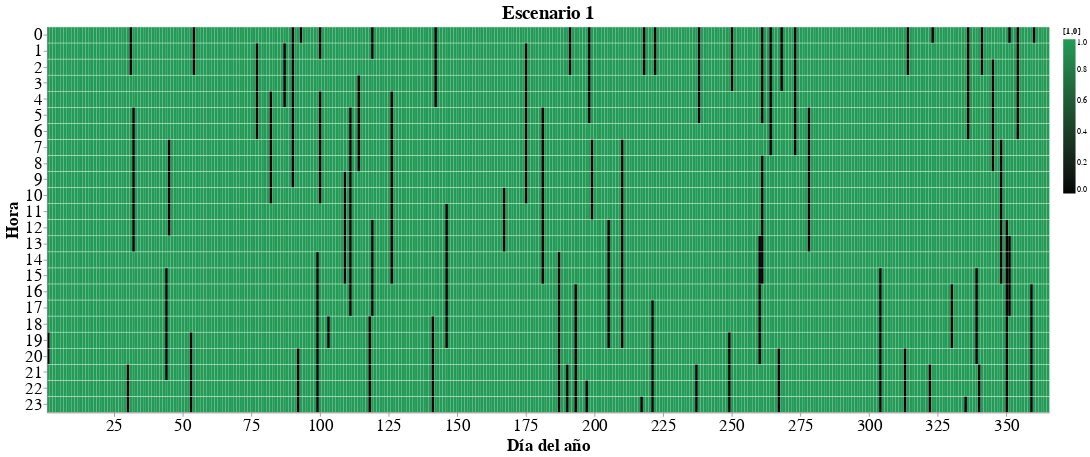

The notebook cell this image was saved under:
### Code cell
from utils.functions import createfig_heatmap
import pandas as pd


av_scens = pd.read_csv(f'Escenarios/av_scens_PC.csv')

fig = createfig_heatmap(av_scens, "scen1", True, '[1,0]', "Escenario 1")

fig.save('scen1.html')
fig

### Figure 1 — Vega-Lite specification as saved in the notebook (floating-point values rounded to 4 significant figures; data arrays with more than 128 entries replaced by an {"elided": "..."} marker saying what was removed)
{"config": {"view": {"continuousWidth": 400, "continuousHeight": 300}, "axis": {"labelFontSize": 22, "titleFontSize": 22}, "scale": {"bandPaddingInner": 0.03}, "title": {"fontSize": 24}}, "data": {"name": "data-3b2c370e2f59452e5d70944f700cc772"}, "mark": "rect", "encoding": {"color": {"field": "scen1", "scale": {"domain": [0, 1], "range": ["#030303", "#239B56"], "type": "linear"}, "title": "[1,0]", "type": "quantitative"}, "tooltip": {"field": "tooltip", "type": "nominal"}, "x": {"axis": {"labelAngle": 0, "values": [0.0, 25.0, 50.0, 75.0, 100.0, 125.0, 150.0, 175.0, 200.0, 225.0, 250.0, 275.0, 300.0, 325.0, 350.0]}, "field": "day_of_year", "title": "Día del año", "type": "ordinal"}, "y": {"field": "Hora", "title": "Hora", "type": "ordinal"}}, "height": 500, "title": "Escenario 1", "width": 1300, "$schema": "https://vega.github.io/schema/vega-lite/v4.17.0.json", "datasets": {"data-3b2c370e2f59452e5d70944f700cc772": {"elided": "8760 records"}}}
